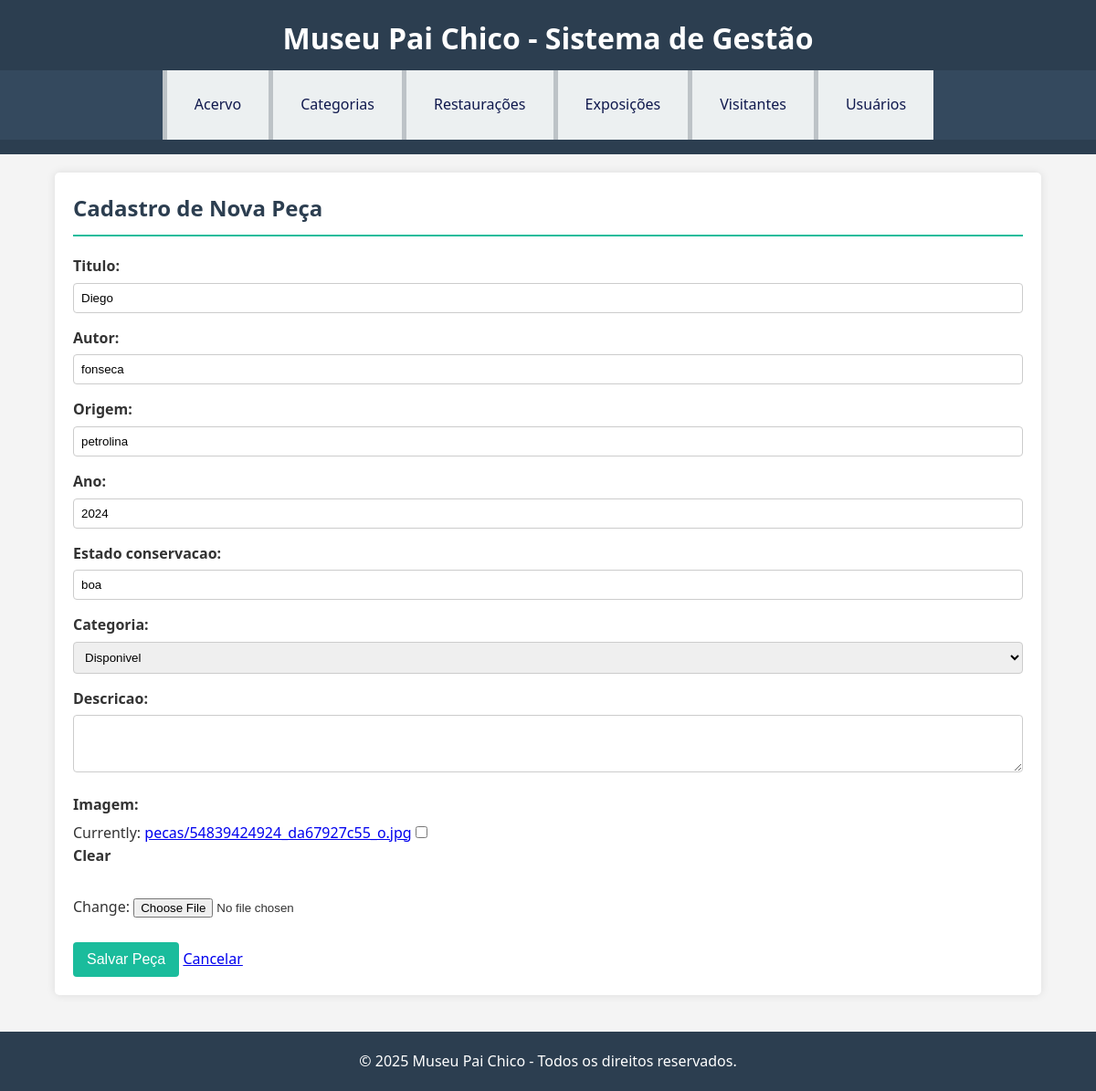
Screenshot of /pecas/editar/1/ with the database file from the repository.
### acervo/models.py (models this page shows, shortened)
class Peca(models.Model):
    titulo = models.CharField(max_length=200)
    autor = models.CharField(max_length=150, blank=True)
    origem = models.CharField(max_length=100, blank=True)
    ano = models.IntegerField(null=True, blank=True)
    descricao = models.TextField(blank=True)
    estado_conservacao = models.CharField(max_length=100)
    categoria = models.ForeignKey('categorias.Categoria', on_delete=models.SET_NULL, null=True)
    imagem = models.ImageField(upload_to='pecas/', blank=True, null=True)

### acervo/views.py (the view)
# urls.py: path('pecas/editar/<int:id>/', editar_peca, name='editar_peca'),
def editar_peca(request, id):
    peca = get_object_or_404(Peca, id=id)
    if request.method == 'POST':
        form = PecaForm(request.POST, request.FILES, instance=peca)
        if form.is_valid():
            form.save()
            return redirect('home')
    else:
        form = PecaForm(instance=peca)
    return render(request, 'acervo/form_peca.html', {'form': form})

### acervo/forms.py
class PecaForm(forms.ModelForm):
    class Meta:
        model = Peca
        fields = ['titulo', 'autor', 'origem', 'ano', 'estado_conservacao', 'categoria', 'descricao', 'imagem']
        widgets = {
            'descricao': forms.Textarea(attrs={'rows': 3}),
            'ano': forms.NumberInput(attrs={'min': 0}),
        }

### categorias/models.py (called while the page is built)
    def __str__(self):
        return self.nome

### acervo/templates/acervo/form_peca.html (shortened to what this page needs)
{% extends 'base.html' %}
{% block content %}
    <h2>Cadastro de Nova Peça</h2>
    <form method="post" enctype="multipart/form-data">
        {{ form.as_p }}
        <button type="submit">Salvar Peça</button>
        <a href="{% url 'home' %}">Cancelar</a>
    </form>
{% endblock %}

### templates/base.html (style rules this page uses)
* { margin: 0; padding: 0; box-sizing: border-box; }
body { font-family: 'Segoe UI', Tahoma, Geneva, Verdana, sans-serif; background-color: #f4f4f4; color: #333; line-height: 1.6; display: flex; flex-direction: column; min-height: 100vh; }
h2 { color: #2c3e50; margin-bottom: 20px; border-bottom: 2px solid #1abc9c; padding-bottom: 10px; }
button { background-color: #1abc9c; color: white; border: none; padding: 10px 15px; cursor: pointer; font-size: 16px; border-radius: 4px; margin-top: 10px; }
form p { margin-bottom: 15px; }
label { display: block; font-weight: bold; margin-bottom: 5px; }
input[type="text"], input[type="number"], input[type="email"], input[type="date"], select, textarea { width: 100%; padding: 8px; border: 1px solid #ccc; border-radius: 4px; }

### rows the page displays
Peca: titulo "Diego", autor "fonseca", origem "petrolina", ano "2024", estado_conservacao "boa", categoria "Disponivel"
